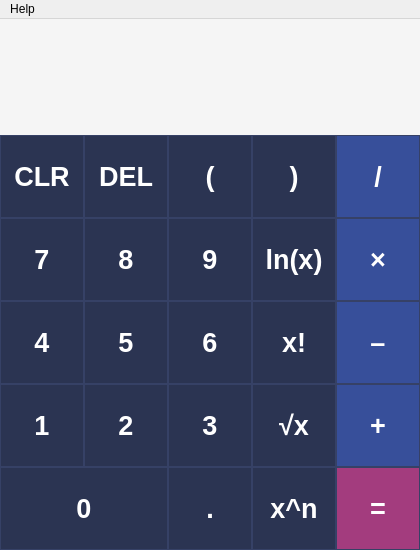
<?xml version="1.0" encoding="UTF-8"?>
<ui version="4.0">
 <class>mainWindow</class>
 <widget class="QMainWindow" name="mainWindow">
  <property name="windowModality">
   <enum>Qt::ApplicationModal</enum>
  </property>
  <property name="geometry">
   <rect>
    <x>0</x>
    <y>0</y>
    <width>420</width>
    <height>550</height>
   </rect>
  </property>
  <property name="sizePolicy">
   <sizepolicy hsizetype="Fixed" vsizetype="Fixed">
    <horstretch>0</horstretch>
    <verstretch>0</verstretch>
   </sizepolicy>
  </property>
  <property name="minimumSize">
   <size>
    <width>420</width>
    <height>550</height>
   </size>
  </property>
  <property name="maximumSize">
   <size>
    <width>420</width>
    <height>550</height>
   </size>
  </property>
  <property name="palette">
   <palette>
    <active/>
    <inactive/>
    <disabled/>
   </palette>
  </property>
  <property name="windowTitle">
   <string>candyCalc</string>
  </property>
  <property name="windowIcon">
   <iconset>
    <normalon>icon.ico</normalon>
   </iconset>
  </property>
  <property name="styleSheet">
   <string notr="true">QLabel#labelMain {
	font: 36pt;
	font-weight: 700;
	color: #1D1D1D;
	padding-top: 5px;
	padding-bottom: 5px;
}

QLabel#labelSecond {
	font: 20pt;
	font-weight: 500;
	color: #374F9A;
	padding-top: 20px;
}

QPushButton {
	font: 20pt;
	color: #FFFFFF;
	font-weight: 500;
	background-color: #2B3452;
	border-style: solid;
	border-width: 1px;
	border-color: #364166;
}

QPushButton:pressed {
    background-color: #22283A;
}
QFrame {
	background-color: #F5F5F5;
}
</string>
  </property>
  <property name="toolButtonStyle">
   <enum>Qt::ToolButtonIconOnly</enum>
  </property>
  <property name="tabShape">
   <enum>QTabWidget::Rounded</enum>
  </property>
  <property name="unifiedTitleAndToolBarOnMac">
   <bool>true</bool>
  </property>
  <widget class="QWidget" name="centralwidget">
   <layout class="QGridLayout" name="gridLayout_2">
    <property name="leftMargin">
     <number>0</number>
    </property>
    <property name="topMargin">
     <number>0</number>
    </property>
    <property name="rightMargin">
     <number>0</number>
    </property>
    <property name="bottomMargin">
     <number>0</number>
    </property>
    <property name="spacing">
     <number>0</number>
    </property>
    <item row="0" column="0">
     <layout class="QVBoxLayout" name="verticalLayout">
      <property name="spacing">
       <number>0</number>
      </property>
      <item>
       <widget class="QFrame" name="frame">
        <property name="enabled">
         <bool>true</bool>
        </property>
        <property name="sizePolicy">
         <sizepolicy hsizetype="Maximum" vsizetype="Maximum">
          <horstretch>0</horstretch>
          <verstretch>0</verstretch>
         </sizepolicy>
        </property>
        <property name="frameShape">
         <enum>QFrame::StyledPanel</enum>
        </property>
        <property name="frameShadow">
         <enum>QFrame::Raised</enum>
        </property>
       </widget>
      </item>
      <item>
       <widget class="QLabel" name="labelSecond">
        <property name="sizePolicy">
         <sizepolicy hsizetype="Preferred" vsizetype="Maximum">
          <horstretch>0</horstretch>
          <verstretch>0</verstretch>
         </sizepolicy>
        </property>
        <property name="text">
         <string/>
        </property>
        <property name="textFormat">
         <enum>Qt::PlainText</enum>
        </property>
        <property name="alignment">
         <set>Qt::AlignRight|Qt::AlignTrailing|Qt::AlignVCenter</set>
        </property>
        <property name="margin">
         <number>0</number>
        </property>
        <property name="indent">
         <number>20</number>
        </property>
        <property name="textInteractionFlags">
         <set>Qt::LinksAccessibleByMouse|Qt::TextSelectableByMouse</set>
        </property>
       </widget>
      </item>
      <item>
       <widget class="QLabel" name="labelMain">
        <property name="sizePolicy">
         <sizepolicy hsizetype="Preferred" vsizetype="Maximum">
          <horstretch>0</horstretch>
          <verstretch>0</verstretch>
         </sizepolicy>
        </property>
        <property name="lineWidth">
         <number>0</number>
        </property>
        <property name="text">
         <string/>
        </property>
        <property name="textFormat">
         <enum>Qt::PlainText</enum>
        </property>
        <property name="alignment">
         <set>Qt::AlignRight|Qt::AlignTrailing|Qt::AlignVCenter</set>
        </property>
        <property name="margin">
         <number>0</number>
        </property>
        <property name="indent">
         <number>20</number>
        </property>
        <property name="textInteractionFlags">
         <set>Qt::TextSelectableByKeyboard|Qt::TextSelectableByMouse</set>
        </property>
       </widget>
      </item>
      <item>
       <layout class="QGridLayout" name="gridLayout">
        <property name="sizeConstraint">
         <enum>QLayout::SetMaximumSize</enum>
        </property>
        <property name="leftMargin">
         <number>0</number>
        </property>
        <property name="spacing">
         <number>0</number>
        </property>
        <item row="3" column="4">
         <widget class="QPushButton" name="pushButtonFact">
          <property name="sizePolicy">
           <sizepolicy hsizetype="Ignored" vsizetype="Ignored">
            <horstretch>0</horstretch>
            <verstretch>0</verstretch>
           </sizepolicy>
          </property>
          <property name="focusPolicy">
           <enum>Qt::NoFocus</enum>
          </property>
          <property name="contextMenuPolicy">
           <enum>Qt::NoContextMenu</enum>
          </property>
          <property name="acceptDrops">
           <bool>false</bool>
          </property>
          <property name="autoFillBackground">
           <bool>false</bool>
          </property>
          <property name="styleSheet">
           <string notr="true"/>
          </property>
          <property name="text">
           <string>x!</string>
          </property>
          <property name="flat">
           <bool>false</bool>
          </property>
          <attribute name="buttonGroup">
           <string notr="true">buttonsNum</string>
          </attribute>
         </widget>
        </item>
        <item row="1" column="4">
         <widget class="QPushButton" name="pushButtonRBrac">
          <property name="sizePolicy">
           <sizepolicy hsizetype="Ignored" vsizetype="Ignored">
            <horstretch>0</horstretch>
            <verstretch>0</verstretch>
           </sizepolicy>
          </property>
          <property name="focusPolicy">
           <enum>Qt::NoFocus</enum>
          </property>
          <property name="contextMenuPolicy">
           <enum>Qt::NoContextMenu</enum>
          </property>
          <property name="acceptDrops">
           <bool>false</bool>
          </property>
          <property name="autoFillBackground">
           <bool>false</bool>
          </property>
          <property name="styleSheet">
           <string notr="true"/>
          </property>
          <property name="text">
           <string>)</string>
          </property>
          <property name="flat">
           <bool>false</bool>
          </property>
          <attribute name="buttonGroup">
           <string notr="true">buttonsNum</string>
          </attribute>
         </widget>
        </item>
        <item row="5" column="5">
         <widget class="QPushButton" name="pushButtonEq">
          <property name="sizePolicy">
           <sizepolicy hsizetype="Ignored" vsizetype="Ignored">
            <horstretch>0</horstretch>
            <verstretch>0</verstretch>
           </sizepolicy>
          </property>
          <property name="focusPolicy">
           <enum>Qt::NoFocus</enum>
          </property>
          <property name="contextMenuPolicy">
           <enum>Qt::NoContextMenu</enum>
          </property>
          <property name="acceptDrops">
           <bool>false</bool>
          </property>
          <property name="autoFillBackground">
           <bool>false</bool>
          </property>
          <property name="styleSheet">
           <string notr="true">QPushButton {
	background-color: #A33C7E;
	color: #ffffff;
}

QPushButton:pressed {
    background-color: #954177;
}
</string>
          </property>
          <property name="text">
           <string>=</string>
          </property>
          <property name="default">
           <bool>false</bool>
          </property>
          <property name="flat">
           <bool>false</bool>
          </property>
         </widget>
        </item>
        <item row="1" column="1">
         <widget class="QPushButton" name="pushButtonCE">
          <property name="sizePolicy">
           <sizepolicy hsizetype="Ignored" vsizetype="Ignored">
            <horstretch>0</horstretch>
            <verstretch>0</verstretch>
           </sizepolicy>
          </property>
          <property name="focusPolicy">
           <enum>Qt::NoFocus</enum>
          </property>
          <property name="contextMenuPolicy">
           <enum>Qt::NoContextMenu</enum>
          </property>
          <property name="acceptDrops">
           <bool>false</bool>
          </property>
          <property name="autoFillBackground">
           <bool>false</bool>
          </property>
          <property name="styleSheet">
           <string notr="true"/>
          </property>
          <property name="text">
           <string>CLR</string>
          </property>
          <property name="flat">
           <bool>false</bool>
          </property>
          <attribute name="buttonGroup">
           <string notr="true">buttonsNum</string>
          </attribute>
         </widget>
        </item>
        <item row="1" column="2">
         <widget class="QPushButton" name="pushButtonDel">
          <property name="sizePolicy">
           <sizepolicy hsizetype="Ignored" vsizetype="Ignored">
            <horstretch>0</horstretch>
            <verstretch>0</verstretch>
           </sizepolicy>
          </property>
          <property name="focusPolicy">
           <enum>Qt::NoFocus</enum>
          </property>
          <property name="contextMenuPolicy">
           <enum>Qt::NoContextMenu</enum>
          </property>
          <property name="acceptDrops">
           <bool>false</bool>
          </property>
          <property name="autoFillBackground">
           <bool>false</bool>
          </property>
          <property name="styleSheet">
           <string notr="true"/>
          </property>
          <property name="text">
           <string>DEL</string>
          </property>
          <property name="flat">
           <bool>false</bool>
          </property>
          <attribute name="buttonGroup">
           <string notr="true">buttonsNum</string>
          </attribute>
         </widget>
        </item>
        <item row="4" column="3">
         <widget class="QPushButton" name="pushButton3">
          <property name="sizePolicy">
           <sizepolicy hsizetype="Ignored" vsizetype="Ignored">
            <horstretch>0</horstretch>
            <verstretch>0</verstretch>
           </sizepolicy>
          </property>
          <property name="focusPolicy">
           <enum>Qt::NoFocus</enum>
          </property>
          <property name="contextMenuPolicy">
           <enum>Qt::NoContextMenu</enum>
          </property>
          <property name="acceptDrops">
           <bool>false</bool>
          </property>
          <property name="autoFillBackground">
           <bool>false</bool>
          </property>
          <property name="styleSheet">
           <string notr="true"/>
          </property>
          <property name="text">
           <string>3</string>
          </property>
          <property name="flat">
           <bool>false</bool>
          </property>
          <attribute name="buttonGroup">
           <string notr="true">buttonsNum</string>
          </attribute>
         </widget>
        </item>
        <item row="1" column="3">
         <widget class="QPushButton" name="pushButtonLBrac">
          <property name="sizePolicy">
           <sizepolicy hsizetype="Ignored" vsizetype="Ignored">
            <horstretch>0</horstretch>
            <verstretch>0</verstretch>
           </sizepolicy>
          </property>
          <property name="focusPolicy">
           <enum>Qt::NoFocus</enum>
          </property>
          <property name="contextMenuPolicy">
           <enum>Qt::NoContextMenu</enum>
          </property>
          <property name="acceptDrops">
           <bool>false</bool>
          </property>
          <property name="autoFillBackground">
           <bool>false</bool>
          </property>
          <property name="styleSheet">
           <string notr="true"/>
          </property>
          <property name="text">
           <string>(</string>
          </property>
          <property name="flat">
           <bool>false</bool>
          </property>
          <attribute name="buttonGroup">
           <string notr="true">buttonsNum</string>
          </attribute>
         </widget>
        </item>
        <item row="4" column="1">
         <widget class="QPushButton" name="pushButton1">
          <property name="sizePolicy">
           <sizepolicy hsizetype="Ignored" vsizetype="Ignored">
            <horstretch>0</horstretch>
            <verstretch>0</verstretch>
           </sizepolicy>
          </property>
          <property name="focusPolicy">
           <enum>Qt::NoFocus</enum>
          </property>
          <property name="contextMenuPolicy">
           <enum>Qt::NoContextMenu</enum>
          </property>
          <property name="acceptDrops">
           <bool>false</bool>
          </property>
          <property name="autoFillBackground">
           <bool>false</bool>
          </property>
          <property name="styleSheet">
           <string notr="true"/>
          </property>
          <property name="text">
           <string>1</string>
          </property>
          <property name="flat">
           <bool>false</bool>
          </property>
          <attribute name="buttonGroup">
           <string notr="true">buttonsNum</string>
          </attribute>
         </widget>
        </item>
        <item row="5" column="1" colspan="2">
         <widget class="QPushButton" name="pushButton0">
          <property name="sizePolicy">
           <sizepolicy hsizetype="Ignored" vsizetype="Ignored">
            <horstretch>0</horstretch>
            <verstretch>0</verstretch>
           </sizepolicy>
          </property>
          <property name="focusPolicy">
           <enum>Qt::NoFocus</enum>
          </property>
          <property name="contextMenuPolicy">
           <enum>Qt::NoContextMenu</enum>
          </property>
          <property name="acceptDrops">
           <bool>false</bool>
          </property>
          <property name="autoFillBackground">
           <bool>false</bool>
          </property>
          <property name="styleSheet">
           <string notr="true"/>
          </property>
          <property name="text">
           <string>0</string>
          </property>
          <property name="flat">
           <bool>false</bool>
          </property>
          <attribute name="buttonGroup">
           <string notr="true">buttonsNum</string>
          </attribute>
         </widget>
        </item>
        <item row="4" column="2">
         <widget class="QPushButton" name="pushButton2">
          <property name="sizePolicy">
           <sizepolicy hsizetype="Ignored" vsizetype="Ignored">
            <horstretch>0</horstretch>
            <verstretch>0</verstretch>
           </sizepolicy>
          </property>
          <property name="focusPolicy">
           <enum>Qt::NoFocus</enum>
          </property>
          <property name="contextMenuPolicy">
           <enum>Qt::NoContextMenu</enum>
          </property>
          <property name="acceptDrops">
           <bool>false</bool>
          </property>
          <property name="autoFillBackground">
           <bool>false</bool>
          </property>
          <property name="styleSheet">
           <string notr="true"/>
          </property>
          <property name="text">
           <string>2</string>
          </property>
          <property name="flat">
           <bool>false</bool>
          </property>
          <attribute name="buttonGroup">
           <string notr="true">buttonsNum</string>
          </attribute>
         </widget>
        </item>
        <item row="2" column="1">
         <widget class="QPushButton" name="pushButton7">
          <property name="sizePolicy">
           <sizepolicy hsizetype="Ignored" vsizetype="Ignored">
            <horstretch>0</horstretch>
            <verstretch>0</verstretch>
           </sizepolicy>
          </property>
          <property name="focusPolicy">
           <enum>Qt::NoFocus</enum>
          </property>
          <property name="contextMenuPolicy">
           <enum>Qt::NoContextMenu</enum>
          </property>
          <property name="acceptDrops">
           <bool>false</bool>
          </property>
          <property name="autoFillBackground">
           <bool>false</bool>
          </property>
          <property name="styleSheet">
           <string notr="true"/>
          </property>
          <property name="text">
           <string>7</string>
          </property>
          <property name="flat">
           <bool>false</bool>
          </property>
          <attribute name="buttonGroup">
           <string notr="true">buttonsNum</string>
          </attribute>
         </widget>
        </item>
        <item row="2" column="2">
         <widget class="QPushButton" name="pushButton8">
          <property name="sizePolicy">
           <sizepolicy hsizetype="Ignored" vsizetype="Ignored">
            <horstretch>0</horstretch>
            <verstretch>0</verstretch>
           </sizepolicy>
          </property>
          <property name="focusPolicy">
           <enum>Qt::NoFocus</enum>
          </property>
          <property name="contextMenuPolicy">
           <enum>Qt::NoContextMenu</enum>
          </property>
          <property name="acceptDrops">
           <bool>false</bool>
          </property>
          <property name="autoFillBackground">
           <bool>false</bool>
          </property>
          <property name="styleSheet">
           <string notr="true"/>
          </property>
          <property name="text">
           <string>8</string>
          </property>
          <property name="flat">
           <bool>false</bool>
          </property>
          <attribute name="buttonGroup">
           <string notr="true">buttonsNum</string>
          </attribute>
         </widget>
        </item>
        <item row="4" column="5">
         <widget class="QPushButton" name="pushButtonPlus">
          <property name="sizePolicy">
           <sizepolicy hsizetype="Ignored" vsizetype="Ignored">
            <horstretch>0</horstretch>
            <verstretch>0</verstretch>
           </sizepolicy>
          </property>
          <property name="focusPolicy">
           <enum>Qt::NoFocus</enum>
          </property>
          <property name="contextMenuPolicy">
           <enum>Qt::NoContextMenu</enum>
          </property>
          <property name="acceptDrops">
           <bool>false</bool>
          </property>
          <property name="autoFillBackground">
           <bool>false</bool>
          </property>
          <property name="styleSheet">
           <string notr="true">QPushButton {
	background-color: #374F9A;
	color: #FFFFFF;
}

QPushButton:pressed {
    background-color: #33447B;
}</string>
          </property>
          <property name="text">
           <string>+</string>
          </property>
          <property name="flat">
           <bool>false</bool>
          </property>
          <attribute name="buttonGroup">
           <string notr="true">buttonsOper</string>
          </attribute>
         </widget>
        </item>
        <item row="5" column="3">
         <widget class="QPushButton" name="pushButtonDec">
          <property name="sizePolicy">
           <sizepolicy hsizetype="Ignored" vsizetype="Ignored">
            <horstretch>0</horstretch>
            <verstretch>0</verstretch>
           </sizepolicy>
          </property>
          <property name="focusPolicy">
           <enum>Qt::NoFocus</enum>
          </property>
          <property name="contextMenuPolicy">
           <enum>Qt::NoContextMenu</enum>
          </property>
          <property name="acceptDrops">
           <bool>false</bool>
          </property>
          <property name="autoFillBackground">
           <bool>false</bool>
          </property>
          <property name="styleSheet">
           <string notr="true"/>
          </property>
          <property name="text">
           <string>.</string>
          </property>
          <property name="flat">
           <bool>false</bool>
          </property>
          <attribute name="buttonGroup">
           <string notr="true">buttonsNum</string>
          </attribute>
         </widget>
        </item>
        <item row="3" column="1">
         <widget class="QPushButton" name="pushButton4">
          <property name="sizePolicy">
           <sizepolicy hsizetype="Ignored" vsizetype="Ignored">
            <horstretch>0</horstretch>
            <verstretch>0</verstretch>
           </sizepolicy>
          </property>
          <property name="focusPolicy">
           <enum>Qt::NoFocus</enum>
          </property>
          <property name="contextMenuPolicy">
           <enum>Qt::NoContextMenu</enum>
          </property>
          <property name="acceptDrops">
           <bool>false</bool>
          </property>
          <property name="autoFillBackground">
           <bool>false</bool>
          </property>
          <property name="styleSheet">
           <string notr="true"/>
          </property>
          <property name="text">
           <string>4</string>
          </property>
          <property name="flat">
           <bool>false</bool>
          </property>
          <attribute name="buttonGroup">
           <string notr="true">buttonsNum</string>
          </attribute>
         </widget>
        </item>
        <item row="2" column="3">
         <widget class="QPushButton" name="pushButton9">
          <property name="sizePolicy">
           <sizepolicy hsizetype="Ignored" vsizetype="Ignored">
            <horstretch>0</horstretch>
            <verstretch>0</verstretch>
           </sizepolicy>
          </property>
          <property name="focusPolicy">
           <enum>Qt::NoFocus</enum>
          </property>
          <property name="contextMenuPolicy">
           <enum>Qt::NoContextMenu</enum>
          </property>
          <property name="acceptDrops">
           <bool>false</bool>
          </property>
          <property name="autoFillBackground">
           <bool>false</bool>
          </property>
          <property name="styleSheet">
           <string notr="true"/>
          </property>
          <property name="text">
           <string>9</string>
          </property>
          <property name="flat">
           <bool>false</bool>
          </property>
          <attribute name="buttonGroup">
           <string notr="true">buttonsNum</string>
          </attribute>
         </widget>
        </item>
        <item row="4" column="4">
         <widget class="QPushButton" name="pushButtonRoot">
          <property name="sizePolicy">
           <sizepolicy hsizetype="Ignored" vsizetype="Ignored">
            <horstretch>0</horstretch>
            <verstretch>0</verstretch>
           </sizepolicy>
          </property>
          <property name="focusPolicy">
           <enum>Qt::NoFocus</enum>
          </property>
          <property name="contextMenuPolicy">
           <enum>Qt::NoContextMenu</enum>
          </property>
          <property name="acceptDrops">
           <bool>false</bool>
          </property>
          <property name="autoFillBackground">
           <bool>false</bool>
          </property>
          <property name="styleSheet">
           <string notr="true"/>
          </property>
          <property name="text">
           <string>√x</string>
          </property>
          <property name="flat">
           <bool>false</bool>
          </property>
          <attribute name="buttonGroup">
           <string notr="true">buttonsNum</string>
          </attribute>
         </widget>
        </item>
        <item row="1" column="5">
         <widget class="QPushButton" name="pushButtonDiv">
          <property name="sizePolicy">
           <sizepolicy hsizetype="Ignored" vsizetype="Ignored">
            <horstretch>0</horstretch>
            <verstretch>0</verstretch>
           </sizepolicy>
          </property>
          <property name="focusPolicy">
           <enum>Qt::NoFocus</enum>
          </property>
          <property name="contextMenuPolicy">
           <enum>Qt::NoContextMenu</enum>
          </property>
          <property name="acceptDrops">
           <bool>false</bool>
          </property>
          <property name="autoFillBackground">
           <bool>false</bool>
          </property>
          <property name="styleSheet">
           <string notr="true">QPushButton {
	background-color: #374F9A;
	color: #FFFFFF;
}

QPushButton:pressed {
    background-color: #33447B;
}</string>
          </property>
          <property name="text">
           <string>/</string>
          </property>
          <property name="flat">
           <bool>false</bool>
          </property>
          <attribute name="buttonGroup">
           <string notr="true">buttonsOper</string>
          </attribute>
         </widget>
        </item>
        <item row="3" column="5">
         <widget class="QPushButton" name="pushButtonMin">
          <property name="sizePolicy">
           <sizepolicy hsizetype="Ignored" vsizetype="Ignored">
            <horstretch>0</horstretch>
            <verstretch>0</verstretch>
           </sizepolicy>
          </property>
          <property name="focusPolicy">
           <enum>Qt::NoFocus</enum>
          </property>
          <property name="contextMenuPolicy">
           <enum>Qt::NoContextMenu</enum>
          </property>
          <property name="acceptDrops">
           <bool>false</bool>
          </property>
          <property name="autoFillBackground">
           <bool>false</bool>
          </property>
          <property name="styleSheet">
           <string notr="true">QPushButton {
	background-color: #374F9A;
	color: #FFFFFF;
}

QPushButton:pressed {
    background-color: #33447B;
}</string>
          </property>
          <property name="text">
           <string>–</string>
          </property>
          <property name="flat">
           <bool>false</bool>
          </property>
          <attribute name="buttonGroup">
           <string notr="true">buttonsOper</string>
          </attribute>
         </widget>
        </item>
        <item row="3" column="3">
         <widget class="QPushButton" name="pushButton6">
          <property name="sizePolicy">
           <sizepolicy hsizetype="Ignored" vsizetype="Ignored">
            <horstretch>0</horstretch>
            <verstretch>0</verstretch>
           </sizepolicy>
          </property>
          <property name="focusPolicy">
           <enum>Qt::NoFocus</enum>
          </property>
          <property name="contextMenuPolicy">
           <enum>Qt::NoContextMenu</enum>
          </property>
          <property name="acceptDrops">
           <bool>false</bool>
          </property>
          <property name="autoFillBackground">
           <bool>false</bool>
          </property>
          <property name="styleSheet">
           <string notr="true"/>
          </property>
          <property name="text">
           <string>6</string>
          </property>
          <property name="flat">
           <bool>false</bool>
          </property>
          <attribute name="buttonGroup">
           <string notr="true">buttonsNum</string>
          </attribute>
         </widget>
        </item>
        <item row="5" column="4">
         <widget class="QPushButton" name="pushButtonExp">
          <property name="sizePolicy">
           <sizepolicy hsizetype="Ignored" vsizetype="Ignored">
            <horstretch>0</horstretch>
            <verstretch>0</verstretch>
           </sizepolicy>
          </property>
          <property name="focusPolicy">
           <enum>Qt::NoFocus</enum>
          </property>
          <property name="contextMenuPolicy">
           <enum>Qt::NoContextMenu</enum>
          </property>
          <property name="acceptDrops">
           <bool>false</bool>
          </property>
          <property name="autoFillBackground">
           <bool>false</bool>
          </property>
          <property name="styleSheet">
           <string notr="true"/>
          </property>
          <property name="text">
           <string>x^n</string>
          </property>
          <property name="autoDefault">
           <bool>false</bool>
          </property>
          <property name="default">
           <bool>false</bool>
          </property>
          <property name="flat">
           <bool>false</bool>
          </property>
          <attribute name="buttonGroup">
           <string notr="true">buttonsNum</string>
          </attribute>
         </widget>
        </item>
        <item row="2" column="5">
         <widget class="QPushButton" name="pushButtonMul">
          <property name="sizePolicy">
           <sizepolicy hsizetype="Ignored" vsizetype="Ignored">
            <horstretch>0</horstretch>
            <verstretch>0</verstretch>
           </sizepolicy>
          </property>
          <property name="focusPolicy">
           <enum>Qt::NoFocus</enum>
          </property>
          <property name="contextMenuPolicy">
           <enum>Qt::NoContextMenu</enum>
          </property>
          <property name="acceptDrops">
           <bool>false</bool>
          </property>
          <property name="autoFillBackground">
           <bool>false</bool>
          </property>
          <property name="styleSheet">
           <string notr="true">QPushButton {
	background-color: #374F9A;
	color: #FFFFFF;
}

QPushButton:pressed {
    background-color: #33447B;
}</string>
          </property>
          <property name="text">
           <string>×</string>
          </property>
          <property name="flat">
           <bool>false</bool>
          </property>
          <attribute name="buttonGroup">
           <string notr="true">buttonsOper</string>
          </attribute>
         </widget>
        </item>
        <item row="2" column="4">
         <widget class="QPushButton" name="pushButtonLn">
          <property name="sizePolicy">
           <sizepolicy hsizetype="Ignored" vsizetype="Ignored">
            <horstretch>0</horstretch>
            <verstretch>0</verstretch>
           </sizepolicy>
          </property>
          <property name="focusPolicy">
           <enum>Qt::NoFocus</enum>
          </property>
          <property name="contextMenuPolicy">
           <enum>Qt::NoContextMenu</enum>
          </property>
          <property name="acceptDrops">
           <bool>false</bool>
          </property>
          <property name="autoFillBackground">
           <bool>false</bool>
          </property>
          <property name="styleSheet">
           <string notr="true"/>
          </property>
          <property name="text">
           <string>ln(x)</string>
          </property>
          <property name="flat">
           <bool>false</bool>
          </property>
          <attribute name="buttonGroup">
           <string notr="true">buttonsNum</string>
          </attribute>
         </widget>
        </item>
        <item row="3" column="2">
         <widget class="QPushButton" name="pushButton5">
          <property name="sizePolicy">
           <sizepolicy hsizetype="Ignored" vsizetype="Ignored">
            <horstretch>0</horstretch>
            <verstretch>0</verstretch>
           </sizepolicy>
          </property>
          <property name="focusPolicy">
           <enum>Qt::NoFocus</enum>
          </property>
          <property name="contextMenuPolicy">
           <enum>Qt::NoContextMenu</enum>
          </property>
          <property name="acceptDrops">
           <bool>false</bool>
          </property>
          <property name="autoFillBackground">
           <bool>false</bool>
          </property>
          <property name="styleSheet">
           <string notr="true"/>
          </property>
          <property name="text">
           <string>5</string>
          </property>
          <property name="flat">
           <bool>false</bool>
          </property>
          <attribute name="buttonGroup">
           <string notr="true">buttonsNum</string>
          </attribute>
         </widget>
        </item>
       </layout>
      </item>
     </layout>
    </item>
   </layout>
  </widget>
  <widget class="QMenuBar" name="menuBar">
   <property name="geometry">
    <rect>
     <x>0</x>
     <y>0</y>
     <width>420</width>
     <height>22</height>
    </rect>
   </property>
   <widget class="QMenu" name="menuHelp">
    <property name="title">
     <string>Help</string>
    </property>
    <addaction name="actionOpen_user_guide"/>
   </widget>
   <addaction name="menuHelp"/>
  </widget>
  <action name="actionOpen_user_guide">
   <property name="text">
    <string>Open user guide</string>
   </property>
  </action>
 </widget>
 <resources/>
 <connections/>
 <buttongroups>
  <buttongroup name="buttonsNum">
   <property name="exclusive">
    <bool>false</bool>
   </property>
  </buttongroup>
  <buttongroup name="buttonsOper">
   <property name="exclusive">
    <bool>false</bool>
   </property>
  </buttongroup>
 </buttongroups>
</ui>
